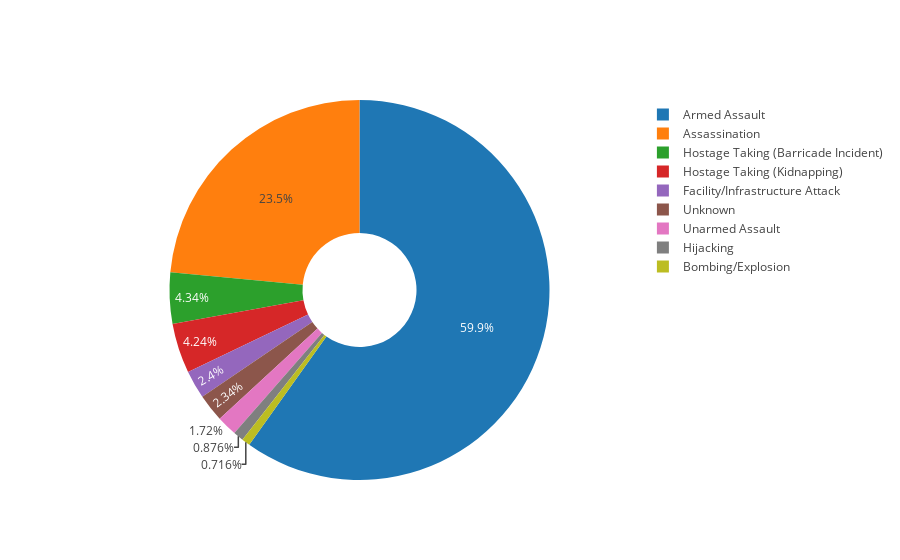

Notebook code cell kept with this figure:
### Code cell
#plotting the Attack Type
labels = AttackType.columns.tolist()
attack=AttackType.T
values=attack.values.tolist()
values = sum(values,[])
attack_type = list(dataset['AttackType'].unique())
fig = go.Figure(data=[go.Pie(labels = attack_type,values=values,hole=.3)])
fig.update_layout(template = 'gridon')
fig.show()

### Figure 1 — Plotly figure (JSON) as saved in the notebook; plotly's stock layout.template omitted (floating-point values rounded to 4 significant figures)
{"data": [{"hole": 0.3, "labels": ["Assassination", "Hostage Taking (Kidnapping)", "Armed Assault", "Bombing/Explosion", "Facility/Infrastructure Attack", "Hijacking", "Unknown", "Unarmed Assault", "Hostage Taking (Barricade Incident)"], "type": "pie", "values": [199034, 35847, 506464, 6060, 20310, 7412, 19824, 14554, 36683, "Armed Assault", "Assassination", "Bombing/Explosion", "Facility/Infrastructure Attack", "Hijacking", "Hostage Taking (Barricade Incident)", "Hostage Taking (Kidnapping)", "Unarmed Assault", "Unknown"]}], "layout": {"autosize": true}}
